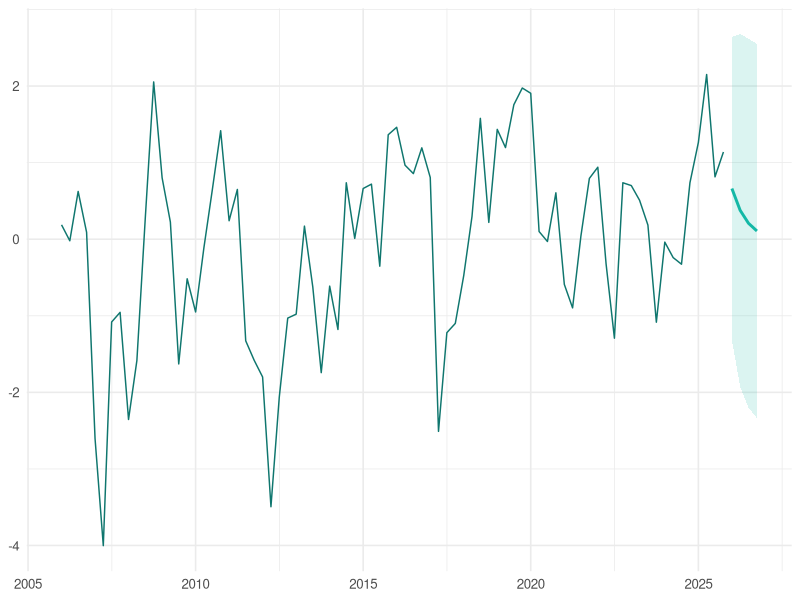

Generate this figure with R:
## ---- chunk 1
#| label: data
set.seed(42)
n <- 80
series <- arima.sim(model = list(ar = 0.6), n = n) |> as.numeric()
dates <- seq.Date(from = as.Date("2006-01-01"), by = "quarter", length.out = n)
df <- data.frame(date = dates, y = series)
tail(df)
## ---- chunk 2
#| label: model
fit <- arima(df$y, order = c(1, 0, 0))
fc <- predict(fit, n.ahead = 4)

fc_df <- data.frame(
  date = seq.Date(from = max(df$date), by = "quarter", length.out = 5)[-1],
  y = as.numeric(fc$pred),
  lower = as.numeric(fc$pred - 1.96 * fc$se),
  upper = as.numeric(fc$pred + 1.96 * fc$se)
)

fit
## ---- chunk 3
#| label: fig-forecast
#| fig-cap: "TODO: real caption. Synthetic AR(1) series with a 4-quarter forecast."
library(ggplot2)

ggplot(df, aes(date, y)) +
  geom_line(color = "#0f766e") +
  geom_ribbon(data = fc_df, aes(ymin = lower, ymax = upper), alpha = 0.15, fill = "#14b8a6") +
  geom_line(data = fc_df, color = "#14b8a6", linewidth = 1) +
  labs(x = NULL, y = NULL) +
  theme_minimal(base_size = 12)
